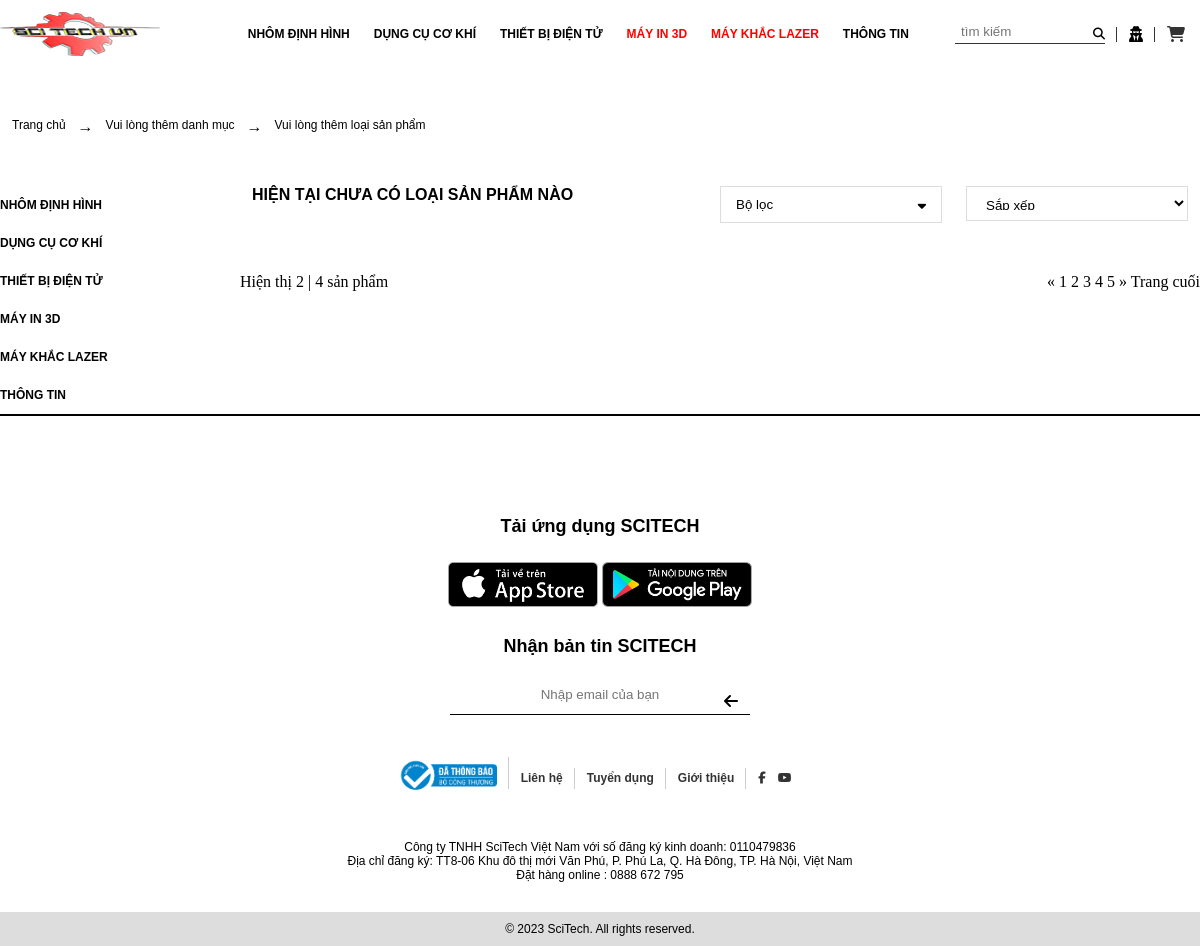
Screenshot of /scitech/cartegory.php with the database file from the repository.
### tables this page shows
CREATE TABLE `tbl_danhmuc` (
  `danhmuc_id` int(11) NOT NULL,
  `danhmuc_ten` varchar(255) NOT NULL
);

### scitech/admin/lib/database.php (called while the page is built, shortened)
<?php
Class Database{
   public $host   = DB_HOST;
   public $user   = DB_USER;
   public $pass   = DB_PASS;
   public $dbname = DB_NAME;
   public $link;
private function connectDB(){
   $this->link = new mysqli($this->host, $this->user, $this->pass,
    $this->dbname);
 }
public function select($query){
  mysqli_set_charset($this->link,'UTF8');
  $result = $this->link->query($query) or
   die($this->link->error.__LINE__);
  if($result->num_rows > 0){
    return $result;
  } else {
    return false;
  }
 }
}

### scitech/class/index_class.php (called while the page is built, shortened)
<?php
 require_once(__ROOT__.'/admin/lib/database.php');
?>
<?php
class index
{
    private $db;
    public function __construct()
    {
        $this ->db = new Database();
    }
    public function show_danhmuc(){
        $query = "SELECT * FROM tbl_danhmuc ORDER BY danhmuc_id";
        $result = $this -> db ->select($query);
        return $result;
    }
}
?>

### scitech/leftside.php (the view, shortened to what this page needs)
<section class="cartegory">
    <div class="container">
        <div class="cartegory-top row">
            <p><a style="color:#000000;" href="">Trang chủ</a></p> <span>&#8594;</span> <p><?php if(isset($result['danhmuc_ten'])){echo $result['danhmuc_ten'];} else {echo "Vui lòng thêm danh mục";}?>
        </p><span>&#8594;</span><p><?php if(isset($result['loaisanpham_ten'])){echo $result['loaisanpham_ten'];}else {echo "Vui lòng thêm loại sản phẩm";}?></p>
        </div>
    </div>
    <div class="container">
        <div class="row">
            <div class="cartegory-left">
                <ul>
                    <?php
                        $show_danhmuc = $index ->show_danhmuc();
                        if($show_danhmuc){while($result = $show_danhmuc ->fetch_assoc()) {
                    ?>
                    <li class="cartegory-left-li"><a href="#"><?php echo $result['danhmuc_ten'] ?></a>
                    </li>
                    <?php
                    } }
                    ?>
                </ul>
            </div>

### scitech/header.php (shortened to what this page needs)
<?php
include "class/index_class.php";
$index = new index;
?>
<!DOCTYPE html>
<html lang="en">
<head>
    <link rel="stylesheet" href="css/mainstyle.css">
</head>
<body>
    <secsion class="top">
        <div class="container">
            <div class="row">
                <div class="top-logo">
                    <a href="index.php"><img src="image/logo.png" alt=""></a>
                </div>
                <div class="top-menu-items">
                    <ul>
                        <?php
                        $show_danhmuc = $index ->show_danhmuc();
                        if($show_danhmuc){while($result = $show_danhmuc ->fetch_assoc()) {
                        ?>
                        <li><?php echo $result['danhmuc_ten'] ?>
                        </li>
                        <?php
                        } }
                        ?>
                    </ul>
                </div>
                <div class="top-menu-icons">
                    <ul>
                        <li>
                            <input type="text" placeholder="tìm kiếm">
                            <i class="fas fa-search"></i>
                        </li>
                        <li>
                            <i class="fas fa-user-secret"></i>
                        </li>
                        <li>
                            <a href="cart.php"><i class="fas fa-shopping-cart"></i><span><?php  if(Session::get('SL'))  {echo Session::get('SL'); } ?></span></a>
                        </li>
                    </ul>
                </div>
            </div>
        </div>
    </secsion>

### scitech/css/mainstyle.css (style rules this page uses)
:root { --main-text-font: Arial, Helvetica, sans-serif; }
* { margin: 0; padding: 0; box-sizing: border-box; outline: none; }
li { list-style: none; }
a { text-decoration: none; }
.container { max-width: 1200px; margin: auto; }
.row { display: flex; flex-wrap: wrap; }
.top { padding: 12px 0; align-items: center; display: block; position: fixed; width: 100%; z-index: 999; background-color: rgba(255, 255, 255, 0.3); transition: all 0.3s ease; top: 0; display: block; height: 70px; }
.top-logo { flex: 1; }
.top-menu-items { flex: 3; }
.top-menu-items >ul { height: 100%; display: flex; }
.top-menu-items > ul > li { font-family: var(--main-text-font); padding: 0 12px; display: flex; justify-content: center; align-items: center; font-size: 12px; text-transform: uppercase; font-weight: bold; cursor: pointer; position: relative; }
.top-menu-items ul li::before { position: absolute; content: ""; display: block; width: 100%; height: 50px; bottom: -50%; }
.top-menu-items ul li:nth-child(4) { color: red; }
.top-menu-items ul li:nth-child(5) { color: red; }
.top-menu-icons { flex: 1; }
.top-menu-icons ul { display: flex; height: 100%; }
.top-menu-icons ul li { display: flex; justify-content: center; align-items: center; padding: 6px 12px; }
.top-menu-icons ul li { position: relative; }
.top-menu-icons ul li::before { content: ""; display: block; position: absolute; height: 15px; width: 1px; background-color: #333; right: 0; }
.top-menu-icons ul li:last-child::before { display: none; }
.top-menu-icons ul li:last-child a { display: flex; color: #333; }
.top-menu-icons ul li:first-child input { width: 150px; border: none; background-color: transparent; border-bottom: 1px solid #333; padding: 0 0 4px 6px }
.top-menu-icons ul li:first-child i { position: absolute; font-size: 12px; right: 12px; }
.top-menu-icons ul i { cursor: pointer; }
.cartegory { padding: 100px 0 0; }
.cartegory-top { margin-bottom: 50px; }
.cartegory-top p { font-family: var(--main-text-font); margin: 0 12px; font-size: 12px; }
.cartegory-left { width: 20%; }
.cartegory-left>ul>li { padding: 12px 0; }
.cartegory-left>ul>li>a { color: black; font-size: 12px; font-weight: bold; font-family: var(--main-text-font); }

### rows the page displays
tbl_danhmuc: danhmuc_ten "NHÔM ĐỊNH HÌNH"
tbl_danhmuc: danhmuc_ten "DỤNG CỤ CƠ KHÍ"
tbl_danhmuc: danhmuc_ten "THIẾT BỊ ĐIỆN TỬ"
tbl_danhmuc: danhmuc_ten "MÁY IN 3D"
tbl_danhmuc: danhmuc_ten "MÁY KHẮC LAZER"
tbl_danhmuc: danhmuc_ten "THÔNG TIN"
